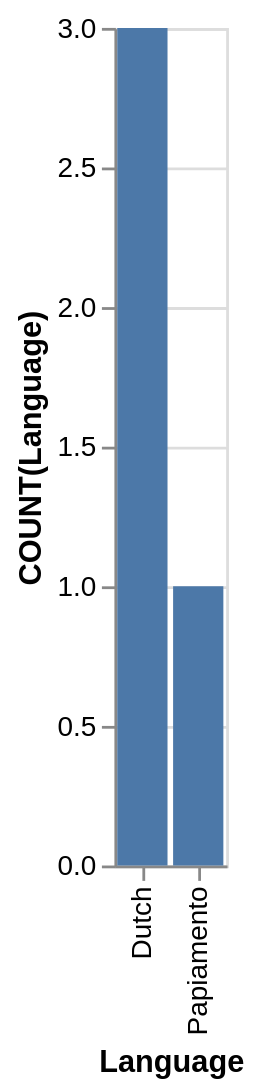

Vega-Lite specification stored for this chart:
### Vega-Lite specification from a JSON file in a GitHub repository (floating-point values rounded to 4 significant figures)
{"data": {"values": [{"x_data": "Dutch", "y_data": 3}, {"x_data": "Papiamento", "y_data": 1}]}, "mark": "bar", "encoding": {"x": {"field": "x_data", "type": "nominal", "title": "Language", "sort": "ascending"}, "y": {"field": "y_data", "type": "quantitative", "title": "COUNT(Language)"}}}
